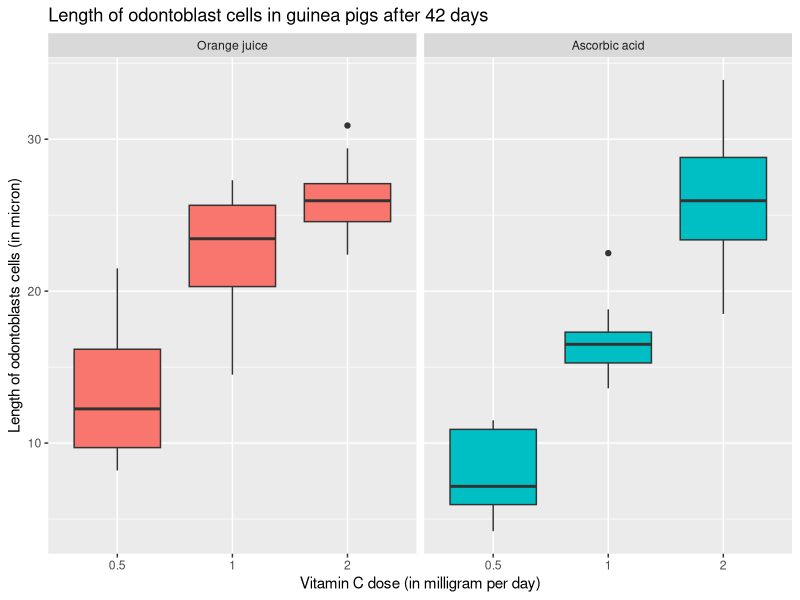

Write R code to recreate this figure.
## ---- chunk 1
# knitr library for processing the present R markdown
library(knitr)
opts_chunk$set(echo = FALSE, results = "hide", cache = FALSE)

# ggplot2 library for enhanced plotting
library(ggplot2)

# container library of the ToothGrowth data
library(datasets)
## ---- chunk 2
data(ToothGrowth)
str(ToothGrowth)
summary(ToothGrowth)
nlevels(as.factor(ToothGrowth$dose))
## ---- chunk 3
tgData <- ToothGrowth
tgData$dose <- as.factor(tgData$dose)
levels(tgData$supp) <- c("Orange juice", "Ascorbic acid")
ggplot(tgData, aes(x = dose, y = len)) + 
  facet_grid(. ~ supp) +
  geom_boxplot(aes(fill = supp), show_guide = FALSE) +
  labs(title = "Length of odontoblast cells in guinea pigs after 42 days", 
    x = "Vitamin C dose (in milligram per day)",
    y = "Length of odontoblasts cells (in micron)")
## ---- chunk 4
hypothesisTest1 <- t.test(len ~ supp, data = tgData)
hypothesisTest1$conf.int
hypothesisTest1$p.value
## ---- chunk 5
hypothesisTest2 <- t.test(len ~ supp, data = subset(tgData, dose == 0.5))
hypothesisTest2$conf.int
hypothesisTest2$p.value
## ---- chunk 6
hypothesisTest3 <- t.test(len ~ supp, data = subset(tgData, dose == 1))
hypothesisTest3$conf.int
hypothesisTest3$p.value
## ---- chunk 7
hypothesisTest4 <- t.test(len ~ supp, data = subset(tgData, dose == 2))
hypothesisTest4$conf.int
hypothesisTest4$p.value
